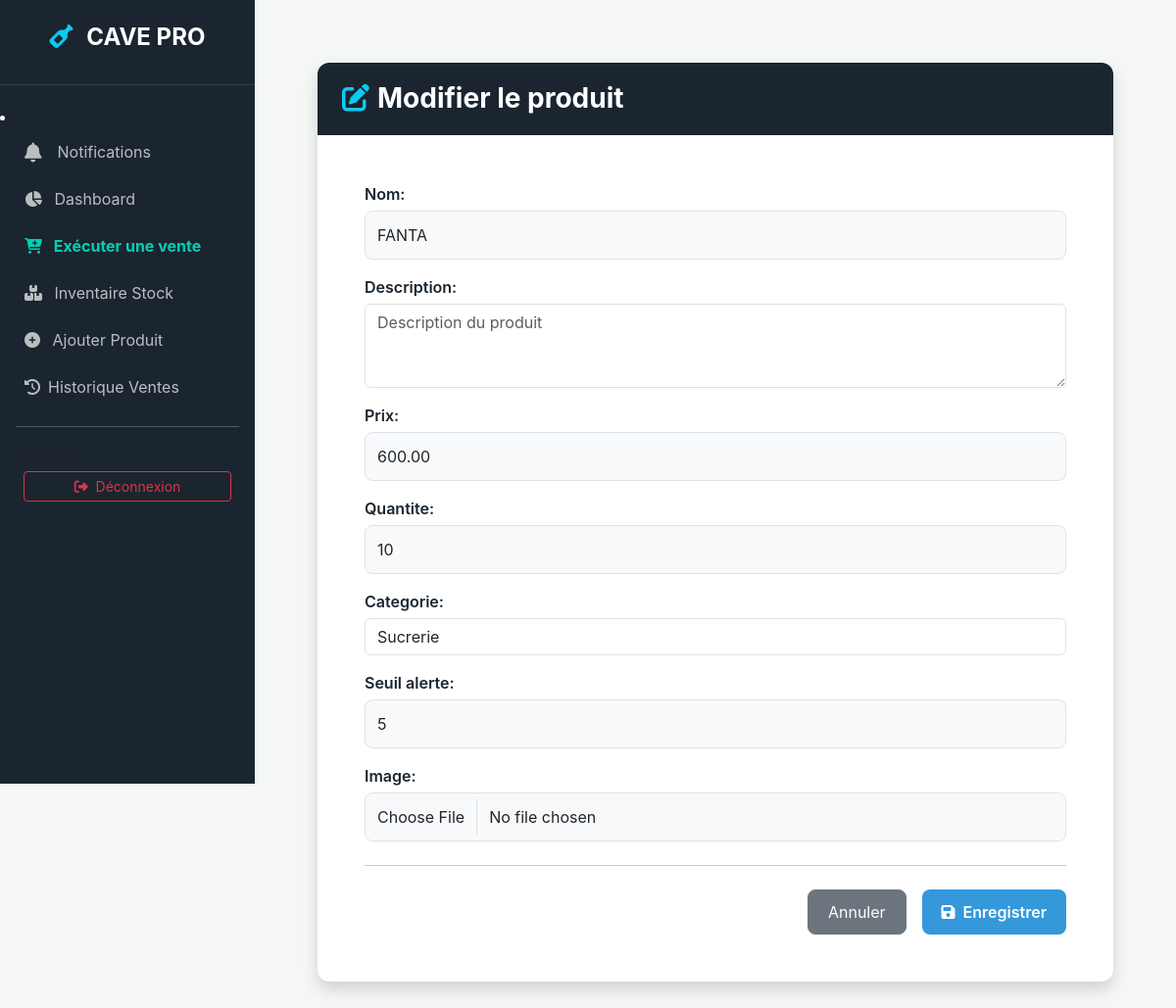
The app's page /produits/modifier/14/ (signed in), older data.
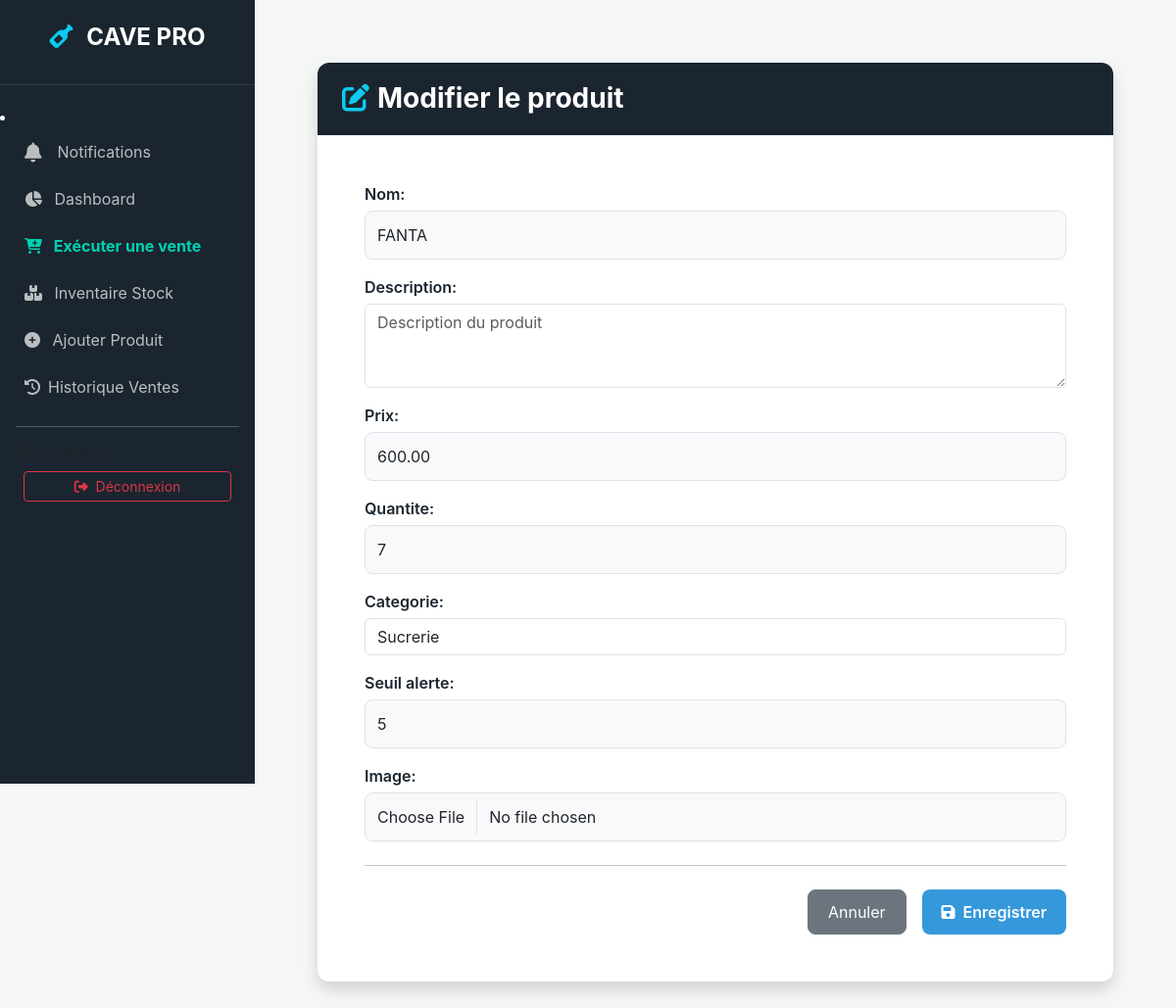
The same page, newer data.
### gestion/models.py (models this page shows, shortened)
class Produit(models.Model):
    nom = models.CharField(max_length=100)
    description = models.TextField(blank=True)
    prix = models.DecimalField(max_digits=10, decimal_places=2)
    quantite = models.IntegerField(default=0)
    categorie = models.ForeignKey(Categorie, on_delete=models.SET_NULL, null=True, blank=True)
    date_ajout = models.DateTimeField(auto_now_add=True)
    date_modification = models.DateTimeField(auto_now=True)
    seuil_alerte = models.IntegerField(default=5)
    image = models.ImageField(upload_to='produits/', blank=True, null=True)

class Categorie(models.Model):
    nom = models.CharField(max_length=100, unique=True)
    description = models.TextField(blank=True)
    date_creation = models.DateTimeField(auto_now_add=True)
    def __str__(self): return self.nom

### gestion/views.py (the view, shortened to what this page needs)
# urls.py: path('produits/modifier/<int:pk>/', views.modifier_produit, name='modifier_produit'),
@login_required
def modifier_produit(request, pk):
    p = get_object_or_404(Produit, pk=pk)
    old_q = p.quantite
    return render(request, 'gestion/modifier_produit.html', {'form': ProduitForm(instance=p), 'produit': p})

### gestion/context_processors.py (called while the page is built)
def notifications_count(request):
    if request.user.is_authenticated:
        count = Notification.objects.filter(lu=False).count()
    else:
        count = 0
    return {'notif_count': count}

### templates/gestion/modifier_produit.html (shortened to what this page needs)
{% extends 'base.html' %}
{% block content %}
<div class="container-fluid px-4 mt-4">
    <div class="card shadow" style="border: none; border-radius: 12px; overflow: hidden;">
        <div class="card-header text-white" style="background: #1a252f; padding: 20px 25px; border: none;">
            <h3 class="mb-0 fw-bold"><i class="fas fa-edit me-2 text-info"></i>Modifier le produit</h3>
        </div>
        <div class="card-body p-5">
            <form method="post" enctype="multipart/form-data">
                <div class="mb-4">
                    {{ form.as_p }}
                </div>
                <hr class="mb-4 opacity-10">
                <div class="d-flex justify-content-end">
                    <a href="{% url 'liste_produits' %}" class="btn btn-secondary me-3" style="border-radius: 8px; padding: 10px 20px;">
                        Annuler
                    </a>
                    <button type="submit" class="btn btn-primary" style="background: #3498db; border: none; border-radius: 8px; padding: 10px 20px; font-weight: 600;">
                        <i class="fas fa-save me-1"></i> Enregistrer
                    </button>
                </div>
            </form>
        </div>
    </div>
</div>
{% endblock %}

Row changes from the older to the newer data that the page shows:
changed Produit "Sucrerie": quantite "10" → "7"
